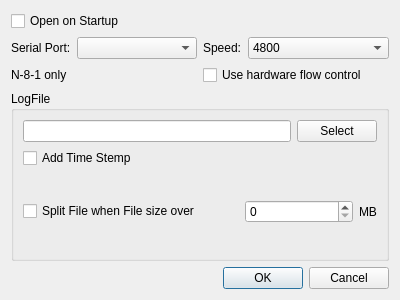
<?xml version="1.0" encoding="UTF-8"?>
<ui version="4.0">
 <class>commDialog</class>
 <widget class="QDialog" name="commDialog">
  <property name="geometry">
   <rect>
    <x>0</x>
    <y>0</y>
    <width>400</width>
    <height>300</height>
   </rect>
  </property>
  <property name="windowTitle">
   <string>Dialog</string>
  </property>
  <layout class="QVBoxLayout" name="verticalLayout">
   <item>
    <widget class="QCheckBox" name="cbOpenStart">
     <property name="text">
      <string>Open on Startup</string>
     </property>
    </widget>
   </item>
   <item>
    <layout class="QHBoxLayout" name="horizontalLayout_5">
     <item>
      <layout class="QHBoxLayout" name="horizontalLayout_4" stretch="0,1">
       <item>
        <widget class="QLabel" name="labelPorts">
         <property name="text">
          <string>Serial Port:</string>
         </property>
        </widget>
       </item>
       <item>
        <widget class="QComboBox" name="cbListPorts"/>
       </item>
      </layout>
     </item>
     <item>
      <layout class="QHBoxLayout" name="horizontalLayout" stretch="0,1">
       <item>
        <widget class="QLabel" name="labelSpeed">
         <property name="text">
          <string>Speed:</string>
         </property>
        </widget>
       </item>
       <item>
        <widget class="QComboBox" name="cbSpeed">
         <item>
          <property name="text">
           <string>4800</string>
          </property>
         </item>
         <item>
          <property name="text">
           <string>9600</string>
          </property>
         </item>
         <item>
          <property name="text">
           <string>19200</string>
          </property>
         </item>
         <item>
          <property name="text">
           <string>38400</string>
          </property>
         </item>
         <item>
          <property name="text">
           <string>57600</string>
          </property>
         </item>
         <item>
          <property name="text">
           <string>115200</string>
          </property>
         </item>
        </widget>
       </item>
      </layout>
     </item>
    </layout>
   </item>
   <item>
    <layout class="QHBoxLayout" name="horizontalLayout_6">
     <item>
      <widget class="QLabel" name="label_8n1">
       <property name="text">
        <string>N-8-1 only</string>
       </property>
      </widget>
     </item>
     <item>
      <widget class="QCheckBox" name="cbHwFlow">
       <property name="text">
        <string>Use hardware flow control</string>
       </property>
      </widget>
     </item>
    </layout>
   </item>
   <item>
    <widget class="QGroupBox" name="gbLog">
     <property name="title">
      <string>LogFile</string>
     </property>
     <layout class="QVBoxLayout" name="verticalLayout_4">
      <item>
       <layout class="QHBoxLayout" name="horizontalLayout_2" stretch="2,0">
        <item>
         <widget class="QLineEdit" name="editLogFile"/>
        </item>
        <item>
         <widget class="QPushButton" name="btnSelectLogFile">
          <property name="text">
           <string>Select</string>
          </property>
         </widget>
        </item>
       </layout>
      </item>
      <item>
       <widget class="QCheckBox" name="cbAddTimeStemp">
        <property name="text">
         <string>Add Time Stemp</string>
        </property>
       </widget>
      </item>
      <item>
       <layout class="QHBoxLayout" name="horizontalLayout_3" stretch="2,1,0">
        <item>
         <widget class="QCheckBox" name="cbSplitFile">
          <property name="text">
           <string>Split File when File size over</string>
          </property>
         </widget>
        </item>
        <item>
         <widget class="QSpinBox" name="sbFileSize"/>
        </item>
        <item>
         <widget class="QLabel" name="labelFileSize">
          <property name="text">
           <string>MB</string>
          </property>
         </widget>
        </item>
       </layout>
      </item>
     </layout>
    </widget>
   </item>
   <item>
    <widget class="QDialogButtonBox" name="buttonBox">
     <property name="orientation">
      <enum>Qt::Horizontal</enum>
     </property>
     <property name="standardButtons">
      <set>QDialogButtonBox::Cancel|QDialogButtonBox::Ok</set>
     </property>
    </widget>
   </item>
  </layout>
 </widget>
 <resources/>
 <connections>
  <connection>
   <sender>buttonBox</sender>
   <signal>accepted()</signal>
   <receiver>commDialog</receiver>
   <slot>accept()</slot>
   <hints>
    <hint type="sourcelabel">
     <x>248</x>
     <y>254</y>
    </hint>
    <hint type="destinationlabel">
     <x>157</x>
     <y>274</y>
    </hint>
   </hints>
  </connection>
  <connection>
   <sender>buttonBox</sender>
   <signal>rejected()</signal>
   <receiver>commDialog</receiver>
   <slot>reject()</slot>
   <hints>
    <hint type="sourcelabel">
     <x>316</x>
     <y>260</y>
    </hint>
    <hint type="destinationlabel">
     <x>286</x>
     <y>274</y>
    </hint>
   </hints>
  </connection>
 </connections>
</ui>
